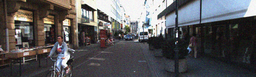
#> input picture images/gaussian_noise.png, 256 x 77 px, shrunk from 1238 x 374 before the run; its folder holds 3 pictures in this run
$ python 'task1_Morphological processing.py'
#> lines starting #> are read from the running program, lines starting #| are printed output that depends on the picture
# -*- coding: utf-8 -*-
"""
Created on Sat Apr 16 19:56:30 2022

Microsoft Windows10 家庭中文版
版本20H2(操作系统内部版本19042.1586)
处理器 lntel(R) Core(TM) i5-8300H CPU @ 2.30GHz2.30 GHz
机带RAM 8.00 GB (7.80 GB可用)
GPU0 lntel(R) UHD Graphics 630
GPU1 NVIDIA GeForce GTX 1050 Ti

@author: 10554
"""

import cv2
import numpy as np
import os
import glob
'''
定义求解器Change函数，用于处理灰度图像，image为输入的灰度图；flag为标志位，num为决定核数
由于采用的是全部为1的结构化元素，故在处理时，该结构化元素与原图像素运算结果取最大值即为膨胀运算
flag=0时，取最大值即为膨胀运算；flag=1时，取最小值即为腐蚀运算
以此为基础，后续的开运算，闭运算，顶帽运算和黑帽运算则均可通过多次重复利用此demo()函数进行运算求解
'''
def demo(image,flag = 0,num = 1):


    h = image.shape[0]                                                #取图像的长h
    w = image.shape[1]                                                #取图像的宽w

    newimage = np.zeros(shape=image.shape, dtype=np.uint8)              #初始化新图像
    for i in range(h):
        for j in range(w):
            a = []
            for k in range(2*num+1):                                  #与结构化元素进行运算，此处即定义了元素边长为2*num+1即为3
                for l in range(2*num+1):
                    if -1<(i-num+k)<h and -1<(j-num+l)<w:             #将这一步运算中，所有窗口内下像素点的值加入上述列表a
                        a.append(image[i-num+k,j-num+l])
            if flag == 0:
                k = max(a)                                            #这里根据调用函数时的目的来决定，若进行膨胀运算，则取列表a中的最大值代替该处的像素值
            else:
                k = min(a)                                            #若进行腐蚀运算(flag!=0)，则取列表a中的最大值代替该处的像素值
            newimage[i,j] = k                                         #将处理后的像素点填入新图像
    return newimage


# 读取图片
Image_glob = os.path.join(r'images/',"*.png")     #读取指定文件夹中的所有.png文件
Image_name_list=[]                                #创建空列表Image_name_list
Image_name_list.extend(glob.glob(Image_glob))     #并将其名称添加到列表Image_name_list
#print(Image_name_list[::])                       #可检验一下读取的图片名称及数量
#print(len(Image_name_list))
for i in range(3):                                #设置一个循环，目的是循环读取并滤波处理所有三种图片
    img = cv2.imread(Image_name_list[i])          #读取用来读取图片，返回一个numpy.ndarray类型的多维数组
#> img is the input picture: shape (77, 256, 3); mean B, G, R 88.3, 86.4, 87.7
    image = cv2.cvtColor(img,cv2.COLOR_BGR2GRAY)     #将图像处理成灰度图
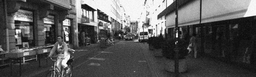
#> image: shape (77, 256); min 5, max 255, mean 87


    dialate = demo(image)
#> after the loop in demo, `for i in range(h):`:
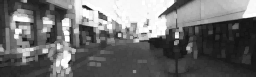
#> newimage: shape (77, 256); min 18, max 255, mean 110
    erosion = demo(image,1)
#> call 2 of demo, with flag = 1, num = 1
#> after the loop in demo (call 2), `for i in range(h):`:
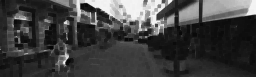
#> newimage: shape (77, 256); min 5, max 245, mean 65.2
    Open = demo(erosion)                           #开运算：先腐蚀后膨胀
#> call 3 of demo, with flag = 0, num = 1
#> after the loop in demo (call 3), `for i in range(h):`:
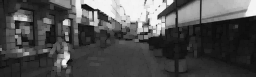
#> newimage: shape (77, 256); min 5, max 245, mean 79.2
    Close = demo(dialate,1)                        #闭运算：先膨胀后腐蚀
#> call 4 of demo, with flag = 1, num = 1
#> after the loop in demo (call 4), `for i in range(h):`:
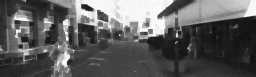
#> newimage: shape (77, 256); min 18, max 255, mean 94.4
    top_hat =   image - Open                       #顶帽处理：顶帽操作和底帽操作是灰度图像所特有的，其原理是开操作将使峰顶消去，可以用原图减去开操作结果，这样就能得到其消去的部分，而这个过程成为顶帽操作，
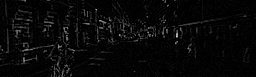
#> top_hat: shape (77, 256); min 0, max 201, mean 7.9
    black_hat =  Close - image                     #黑帽处理：底帽操作是用闭操作的结果减去原图就得到被闭操作填充的谷底部分，对应于图像中较暗的部分，也叫黑色底帽。
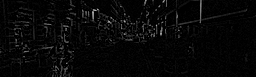
#> black_hat: shape (77, 256); min 0, max 174, mean 7.4

    cv2.imshow("origin",img)
    cv2.imshow('dilation Image',dialate)
    cv2.imshow("erosion Image",erosion)
    cv2.imshow("Black_hat Image",black_hat)
    cv2.imshow("Top_hat Image",top_hat)

     #这里设置了判断语句，以分别对三种不同的原图进行分别保存,保存其各自的膨胀、腐蚀、黑帽、顶帽运算结果
    if i == 0:
        cv2.imwrite(os.path.join(r"output_1/","3x3_Dilation_gaussian.png"),dialate)
        cv2.imwrite(os.path.join(r"output_1/","3x3_Erosion_gaussian.png"),erosion)
        cv2.imwrite(os.path.join(r"output_1/","3x3_Black_hat_gaussian.png"),black_hat)
        cv2.imwrite(os.path.join(r"output_1/","3x3_Top_hat_gaussian.png"),top_hat)
    if i == 1:
        cv2.imwrite(os.path.join(r"output_1/","3x3_Dilation_origin.png"),dialate)
        cv2.imwrite(os.path.join(r"output_1/","3x3_Erosion_origin.png"),erosion)
        cv2.imwrite(os.path.join(r"output_1/","3x3_Black_hat_origin.png"),black_hat)
        cv2.imwrite(os.path.join(r"output_1/","3x3_Top_hat_origin.png"),top_hat)
    if i == 2:
        cv2.imwrite(os.path.join(r"output_1/","3x3_Dilation_pepper.png"),dialate)
        cv2.imwrite(os.path.join(r"output_1/","3x3_Erosion_pepper.png"),erosion)
        cv2.imwrite(os.path.join(r"output_1/","3x3_Black_hat_pepper.png"),black_hat)
        cv2.imwrite(os.path.join(r"output_1/","3x3_Top_hat_pepper.png"),top_hat)

    # 等待显示
    cv2.waitKey(0)
    cv2.destroyAllWindows()
#> pass 2 of the loop `for i in range(3):`:
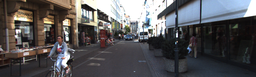
#> input picture images/origin_image.png, 256 x 77 px, shrunk from 1238 x 374 before the run
#> img is the input picture: shape (77, 256, 3); mean B, G, R 88.3, 86.4, 87.7
#> after the loop in demo (call 8), `for i in range(h):`:
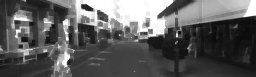
#> newimage: shape (77, 256); min 11, max 255, mean 93.6
#> `black_hat =  Close - image`:
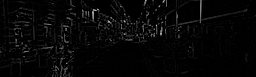
#> black_hat: shape (77, 256); min 0, max 181, mean 6.6
#> pass 3 of the loop `for i in range(3):`:
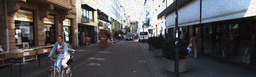
#> input picture images/pepper_noise.png, 256 x 77 px, shrunk from 1238 x 374 before the run
#> img is the input picture: shape (77, 256, 3); mean B, G, R 83.9, 82.1, 83.3
#> after the loop in demo (call 12), `for i in range(h):`:
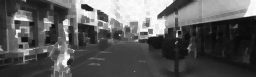
#> newimage: shape (77, 256); min 11, max 255, mean 89.6
#> `black_hat =  Close - image`:
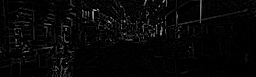
#> black_hat: shape (77, 256); min 0, max 177, mean 6.9
